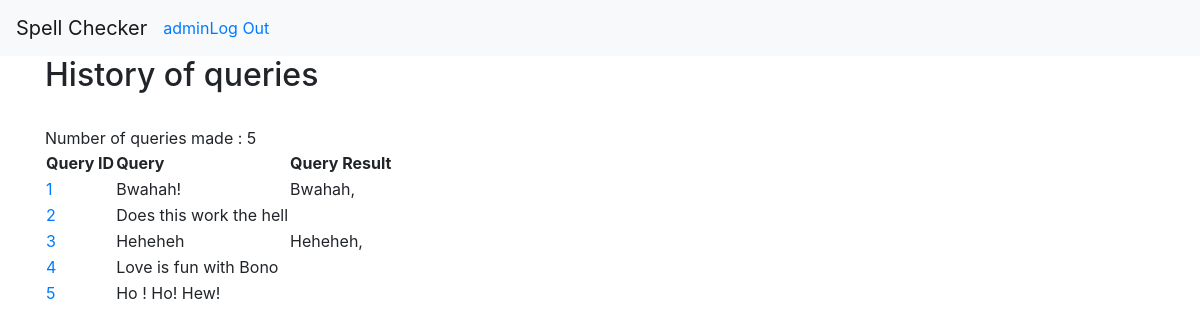
The app's page /history (signed in), older data.
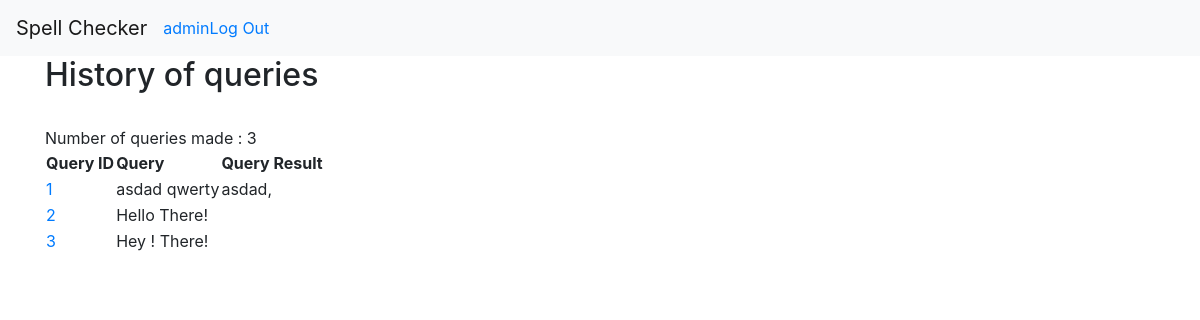
The same page, newer data.
### tables this page shows
CREATE TABLE user (
    id INTEGER PRIMARY KEY AUTOINCREMENT,
    uname TEXT UNIQUE NOT NULL,
    phone_number TEXT NOT NULL,
    password TEXT NOT NULL
);

CREATE TABLE logs(
    id INTEGER PRIMARY KEY AUTOINCREMENT,
    uname TEXT NOT NULL,
    request TEXT NOT NULL,
    result TEXT NOT NULL
);

### spellchecker.py (the view)
@root_view.route('/history', methods=['GET'])
@isLoggedIn
def get_queries():
    if request.method == 'GET':
        db_connection = database.get_db()
        db_cursor = db_connection.cursor()
        query_list = []
        if g.user['uname'] != 'admin':
            select_query = 'SELECT * FROM logs WHERE uname = ?'
            uname = g.user['uname']
            queries = db_cursor.execute(select_query,(uname,))
            for row in queries:
                query_list.append({
                "queryid": str(row[0]),
                "username": str(row[1]),
                "querytext": str(row[2]),
                "queryresults": str(row[3])
                })
            print(query_list)
        else:
            select_query = 'SELECT * FROM logs'
            queries = db_cursor.execute(select_query)
            for row in queries:
                query_list.append({
                "queryid": str(row[0]),
                "username": str(row[1]),
                "querytext": str(row[2]),
                "queryresults": str(row[3])
                })
            print(query_list)
        return render_template('/history.html', list=query_list)

### database.py (called while the page is built)
def get_db():
    if 'db' not in g:
        g.db = sqlite3.connect(
            current_app.config['DATABASE'],
            detect_types=sqlite3.PARSE_DECLTYPES
        )
        g.db.row_factory = sqlite3.Row
    return g.db

### login.py (called while the page is built)
@root_view.before_app_request
def check_if_user_isLoggedIn():
    user_session_id = session.get('session_id')
    print(user_session_id)
    select_query = 'SELECT * FROM user WHERE id = ?'
    if user_session_id is None:
        g.user = None
    else:
        g.user = get_db().execute(select_query, (user_session_id,)).fetchone()

def isLoggedIn(view):
    @functools.wraps(view)
    def wrapped_view(**kwargs):
        if g.user is None:
            return redirect(url_for('login.login'))
        return view(**kwargs)
    return wrapped_view

### spellchecker.py (called while the page is built)
@root_view.after_request
def cache(response):
    response.headers["X-Frame-Options"] = "SAMEORIGIN"
    response.headers['Content-Security-Policy'] = "default-src 'self'"
    return response

### templates/history.html (shortened to what this page needs)
{% extends 'base.html' %}
{% block content %}
<div class="container">
    <h2>History of queries</h2>
    <br/>
    <span id="numqueries">Number of queries made : {{list|length}}</span>
    <table>
        <tr>
            <th>Query ID</th>
            <th>Query</th>
            <th>Query Result</th>
        </tr>
        {% for query in list %}
        <tr>
            <td id="{{query.queryid}}">
                <a href="/history/query{{query.queryid}}">{{query.queryid}}</a>
            </td>
            <td id="querytext">{{query.querytext}}</td>
            <td id="queryresults">{{query.queryresults}}</td>
        </tr>
        {% endfor %}
    </table>
</div>
{% endblock %}

### templates/base.html (shortened to what this page needs)
<!doctype html>
<html>
<head>
{% block head %}
  <link rel="stylesheet" href="static/bootstrap/css/bootstrap.min.css">
  {% endblock %}
</head>
<body>
{% block navbar %}
<nav class="navbar navbar-expand-lg navbar-light bg-light">
    <span class="navbar-brand">Spell Checker</span>
    <div class="collapse navbar-collapse" id="navbarNav">
      <ul class="navbar-nav">
        {% if g.user %}
        <li class="nav-item">
          <a href="{{ url_for('spellchecker.get_queries') }}">{{ g.user['uname'] }}</a>
        </li>
        <li class="nav-item">
          <a href="{{ url_for('login.logout') }}">Log Out</a>
        </li>
        {% endif %}
      </ul>
    </div>
  </nav>
{% endblock %}
{% block content %}{% endblock %}

Row changes from the older to the newer data that the page shows:
removed logs: queryid "4", querytext "Love is fun with Bono"
removed logs: queryid "5", querytext "Ho ! Ho! Hew!"
changed logs id 1: querytext "Bwahah!" → "asdad qwerty"; queryresults "Bwahah," → "asdad,"
changed logs id 2: querytext "Does this work the hell" → "Hello There!"
changed logs id 3: querytext "Heheheh" → "Hey ! There!"; queryresults "Heheheh," → (not shown)
Text that changed along with them:
{{ list|length }}: "5" → "3"
